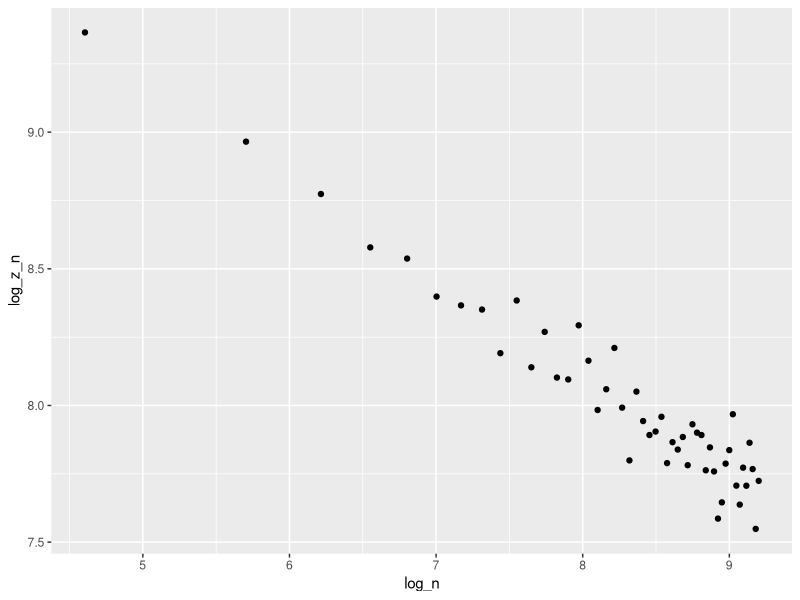
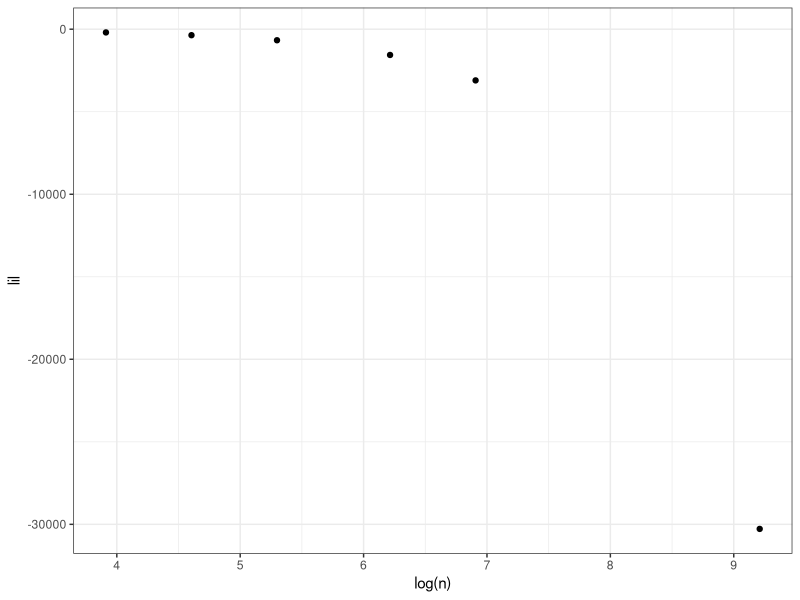
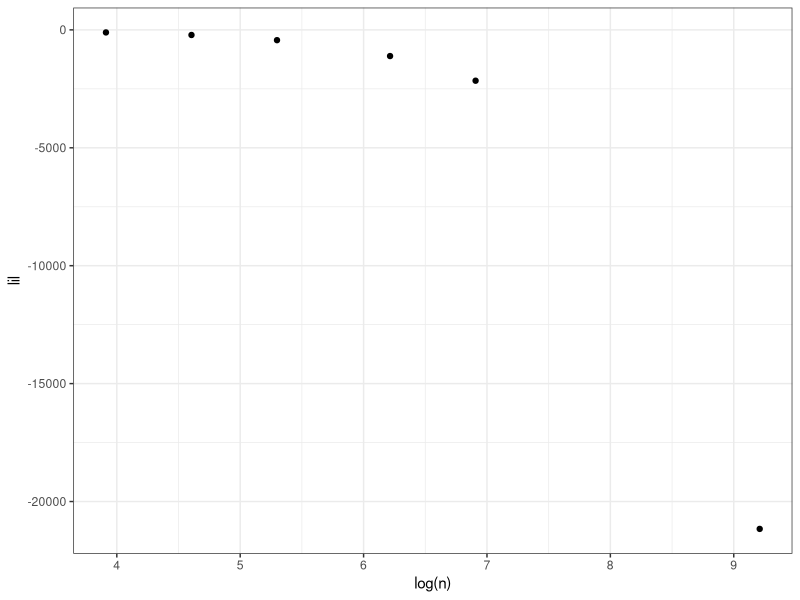

R code for these plots, in order:
## ---- chunk 1
knitr::opts_chunk$set(echo = TRUE)
## ---- chunk 2
library(dplyr)
library(tidyr)
library(ggplot2)

# change path depending on Dell or Lenovo
setwd("C:/Users/chuu/mlike_approx")
## ---- chunk 3

approx_N = read.csv("singular/singular_lil_v1.csv")

approx_mean = colMeans(approx_N)

N_vec  = seq(100, 10000, 200)

z_n = exp(approx_mean)
log_z_n = approx_mean
log_n = log(N_vec)

lil_df = data.frame(z_n, log_z_n, log_n)

ggplot(lil_df, aes(log_n, log_z_n)) + geom_point()

lm(log_z_n ~ log_n, lil_df) 

# intercept = 10.9585
# slope     = -0.3562
## ---- chunk 4
set.seed(1)
mu = 30
sigmasq = 4
m_0 = 0 
tau = 3

N_grid = c(50, 100, 200, 500, 1000, 10000)
iters = length(N_grid)

lil = numeric(iters) # store log marginal likelihood for each n

n_sims = 200 # number of times to compute LIL for EACH value of N

for (i in 1:iters) {
    
    N = N_grid[i]
    
    for (j in 1:n_sims) {
        x = rnorm(N, mean = mu, sd = sqrt(sigmasq))
        xbar = mean(x)
        
        m_0 = 0 
        tau = 3
        
        lil[i] = log(sqrt(sigmasq)) - N * log(2 * pi * sqrt(sigmasq)) - 
            0.5 * log(N * tau^2 + sigmasq) - sum(x^2) / (2 * sigmasq) - 
            m_0^2 / (2 * tau^2) + 1 / (2 * (N * tau^2 + sigmasq)) * 
            (tau^2 * N^2 * xbar^2 / sigmasq + sigmasq * m_0^2 / tau^2 + 
                 2 * N * xbar * m_0)
    }
    
}

lil_df = data.frame(n = N_grid, lil = lil)
## ---- chunk 5
ggplot(lil_df, aes(log(n), lil)) + geom_point() + theme_bw()

lm(lil ~ log(n), lil_df)
## ---- chunk 6
set.seed(1)
mu = 30
sigma_sq = 4
m_0 = 0
w_0 = 0.05
r_0 = 3
s_0 = 3

N_grid = c(50, 100, 200, 500, 1000, 10000)


#### generate data
LIL_n = numeric(length(N_grid))

for (n in 1:length(N_grid)) {
    
    N = N_grid[n]
    
    y = rnorm(N, mu, sqrt(sigma_sq))
    
    #### compute posterior parameters
    ybar = mean(y)
    m_n = (N * ybar + w_0 * m_0) / (N + w_0)
    w_n = w_0 + N
    r_n = r_0 + N
    s_n = s_0 + sum((y - ybar)^2) + (N * w_0 / (N + w_0)) * (ybar - m_0)^2
    
    
    #### compute true (log) marginal likelihood
    
    LIL_n[n] = -(N/2) * log(pi) + 0.5 * (log(w_0) - log(w_n)) + 
        lgamma(r_n / 2) - lgamma(r_0 / 2) + r_0 / 2 * log(s_0) - 
        r_n / 2 * log(s_n)
}


lil_df = data.frame(n = N_grid, lil = LIL_n)
## ---- chunk 7
ggplot(lil_df, aes(log(n), lil)) + geom_point() + theme_bw()

lm(lil ~ log(n), lil_df)
